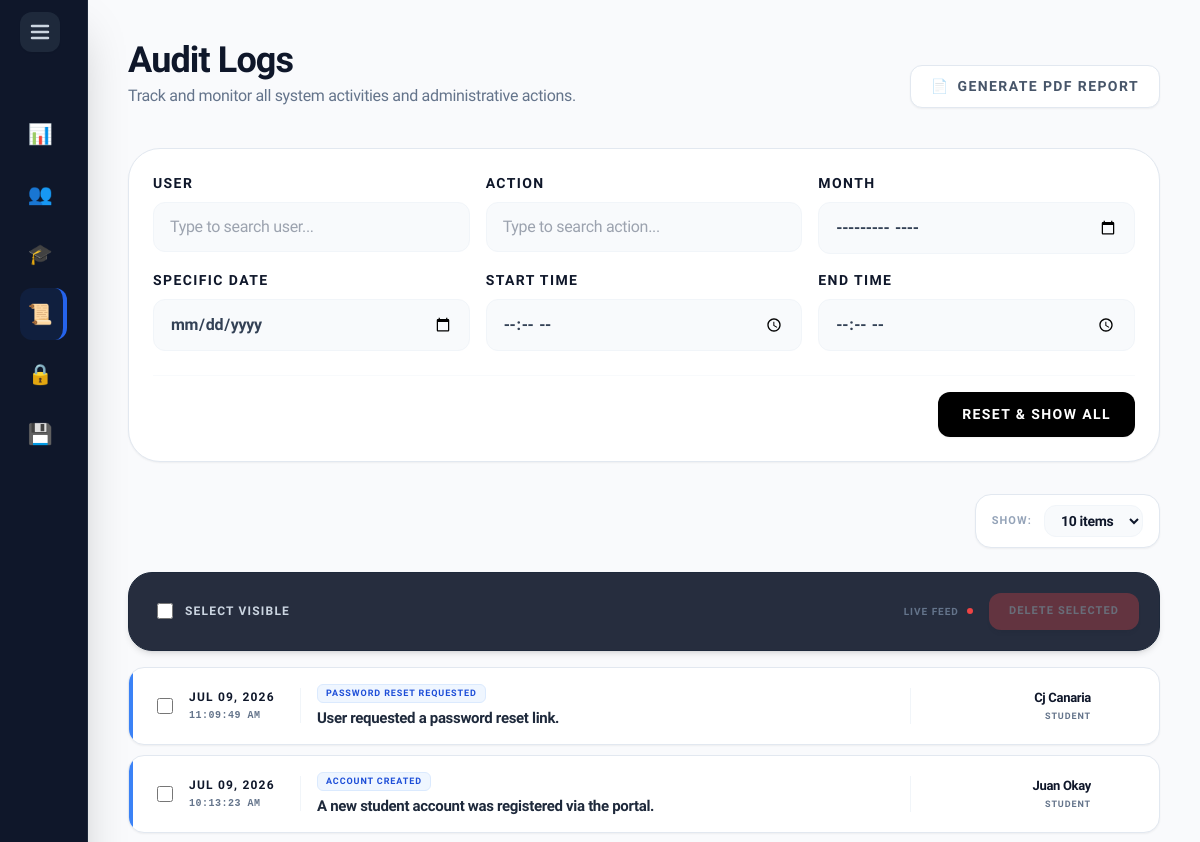
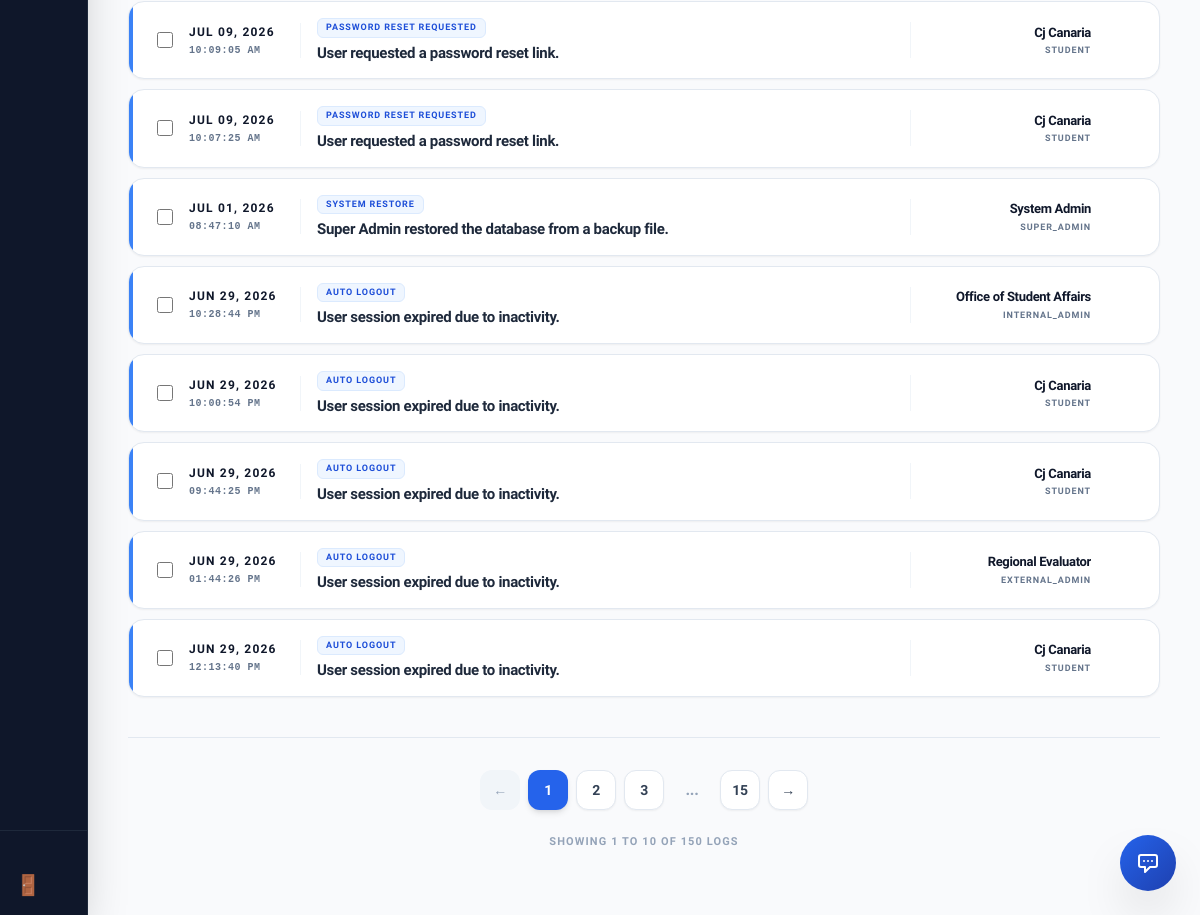
Before: /super_admin/logs.php (signed in) with the older database file (2 pictures, top to bottom).
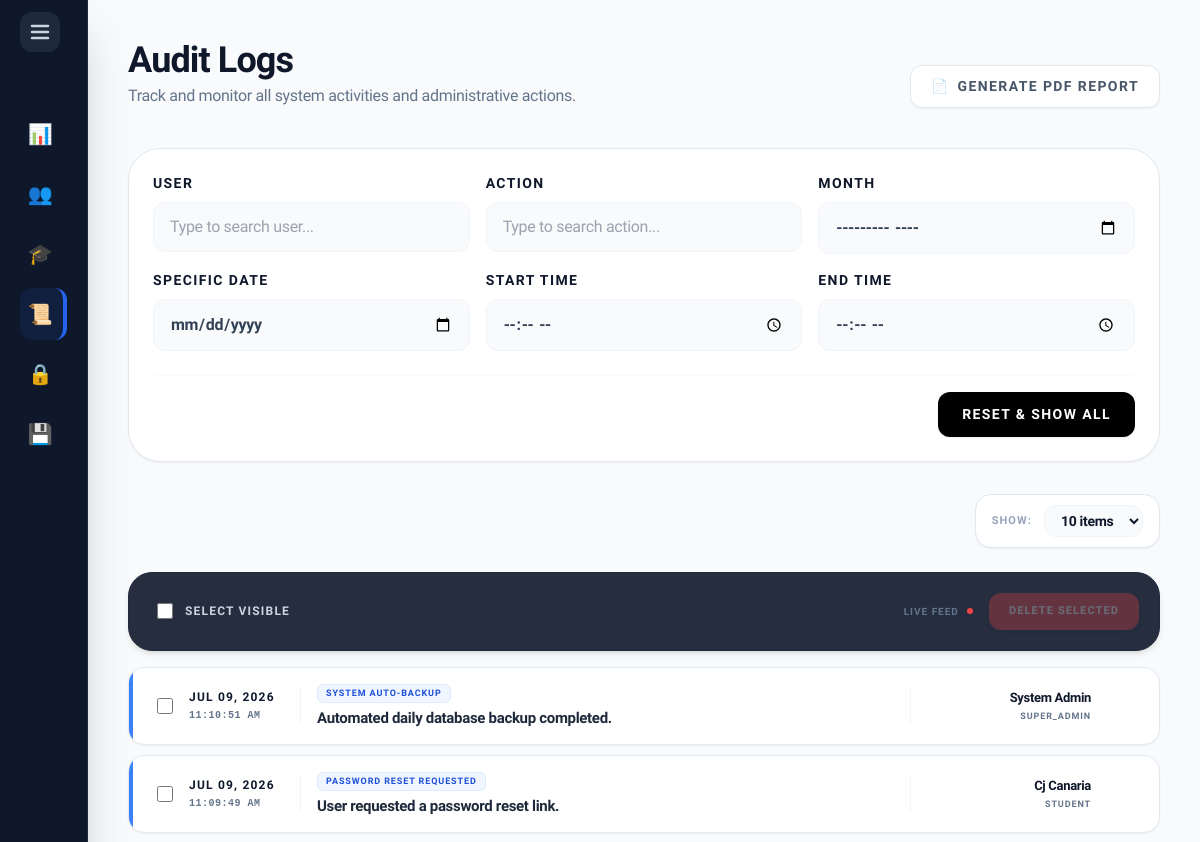
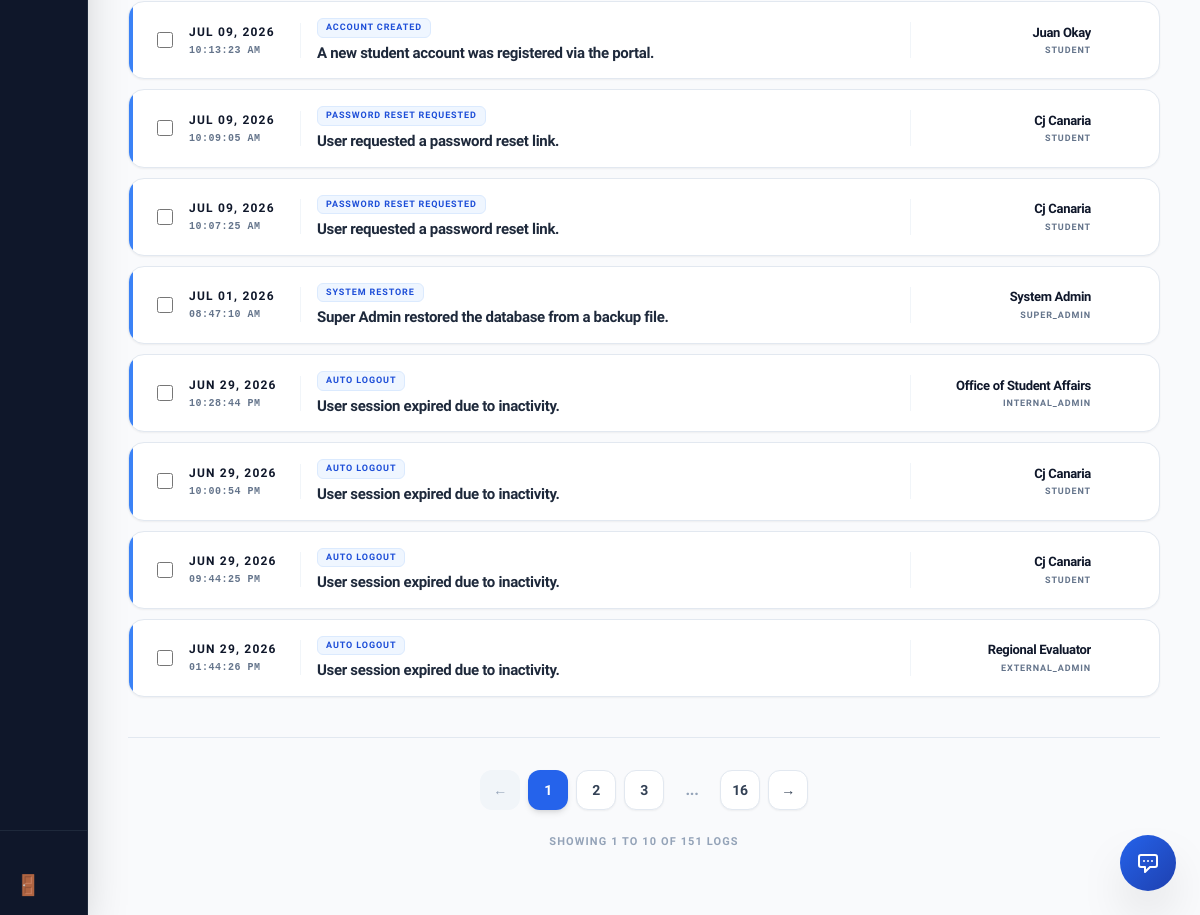
After: the same page with the newer database file (2 pictures, top to bottom).
### tables this page shows
CREATE TABLE `audit_log` (
  `AuditID` int(11) NOT NULL AUTO_INCREMENT,
  `UserID` int(11) DEFAULT NULL,
  `ActionPerformed` varchar(255) DEFAULT NULL,
  `ActionDate` timestamp NOT NULL DEFAULT current_timestamp(),
  `Description` text DEFAULT NULL,
  `IPAddress` varchar(45) DEFAULT NULL,
  PRIMARY KEY (`AuditID`)
);

CREATE TABLE `users` (
  `UserID` int(11) NOT NULL AUTO_INCREMENT,
  `Username` varchar(50) NOT NULL,
  `Email` varchar(100) NOT NULL,
  `PasswordHash` varchar(255) NOT NULL,
  `FirstName` varchar(100) NOT NULL,
  `LastName` varchar(100) NOT NULL,
  `Role` enum('Student','Internal_Admin','External_Admin','Super_Admin') DEFAULT 'Student',
  `AccountStatus` varchar(20) DEFAULT 'Active',
  `StudentID_Num` varchar(50) DEFAULT NULL,
  `YearLevel` varchar(50) DEFAULT NULL,
  `GPA` decimal(4,2) DEFAULT NULL,
  `Major` varchar(100) DEFAULT NULL,
  `ProgramID` int(11) DEFAULT NULL,
  `Department` varchar(100) DEFAULT NULL,
  `Organization` varchar(100) DEFAULT NULL,
  `ContactNumber` varchar(20) DEFAULT NULL,
  `DateOfBirth` date DEFAULT NULL,
  `ProfilePicture` varchar(255) DEFAULT NULL,
  `ResetToken` varchar(255) DEFAULT NULL,
  `ResetTokenExpire` datetime DEFAULT NULL,
  `Gender` varchar(20) NOT NULL DEFAULT 'Not Specified',
  PRIMARY KEY (`UserID`),
  UNIQUE KEY `Username` (`Username`),
  UNIQUE KEY `Email` (`Email`)
);

### includes/sidebar_logic.php (called while the page is built)
<?php
if (!function_exists('getSidebarClass')) {
    function getSidebarClass($pageName) {
        $currentPage = basename($_SERVER['PHP_SELF']);
        if ($currentPage === $pageName) {
            return 'bg-blue-600/10 text-blue-500 border-r-4 border-blue-600';
        }
        return 'text-slate-400 hover:bg-slate-800 hover:text-white';
    }
}
?>

### super_admin/logs.php (the view, shortened to what the changed rows need)
<?php
include '../includes/db_connect.php';
include '../includes/header.php';
include '../includes/super_sidebar.php';
$query = "
    SELECT l.*, u.FirstName, u.LastName, u.Role
    FROM audit_log l
    LEFT JOIN users u ON l.UserID = u.UserID
    ORDER BY l.ActionDate DESC LIMIT 500
";
try {
    $stmt = $pdo->prepare($query);
    $stmt->execute();
    $logs = $stmt->fetchAll();
} catch (PDOException $e) {
    die("Database Error: " . $e->getMessage());
}
?>
<main class="flex-1 p-5 lg:p-10 lg:ml-72 bg-slate-50/50 min-h-screen transition-all duration-300">
    <header class="flex flex-col sm:flex-row sm:justify-between sm:items-end gap-4 mb-10">
        <div>
            <h2 class="text-3xl lg:text-4xl font-black text-slate-900 tracking-tight">Audit Logs</h2>
        </div>
    </header>
    <form action="../actions/process_crud.php" method="POST" id="batchDeleteForm" onsubmit="return confirm('Are you sure you want to delete the selected logs? This cannot be undone.');">
        <div id="logsGrid" class="flex flex-col gap-2.5">
            <?php foreach($logs as $log):
                $user_fullname = $log['FirstName'] ? $log['FirstName'] . ' ' . $log['LastName'] : 'System / Unknown';
            ?>
            <div class="log-card bg-white rounded-2xl border border-slate-200 shadow-sm hover:shadow-md hover:border-blue-300 transition-all flex flex-col lg:flex-row items-start lg:items-center justify-between p-4 relative overflow-hidden group"
                 data-user-name="<?= strtolower(htmlspecialchars($user_fullname)) ?>"
                 data-action="<?= strtolower(htmlspecialchars($log['ActionPerformed'])) ?>"
                 data-month="<?= date('Y-m', strtotime($log['ActionDate'])) ?>"
                 data-date="<?= date('Y-m-d', strtotime($log['ActionDate'])) ?>"
                 data-time="<?= date('H:i', strtotime($log['ActionDate'])) ?>">
                <div class="absolute top-0 left-0 w-1 h-full bg-blue-500"></div>
                <div class="flex gap-4 items-center flex-1 min-w-0 pl-3 w-full lg:w-auto">
                    <input type="checkbox" name="log_ids[]" value="<?= $log['AuditID'] ?>" class="log-checkbox w-4 h-4 rounded border-slate-300 text-blue-600 focus:ring-blue-500 cursor-pointer shrink-0">
                    <div class="shrink-0 w-24 lg:w-28 border-r border-slate-100 pr-3 lg:pr-4 hidden sm:block">
                        <p class="text-[11px] lg:text-[12px] font-black text-slate-900 uppercase tracking-widest"><?= date('M d, Y', strtotime($log['ActionDate'])) ?></p>
                        <p class="text-[10px] font-black text-slate-500 font-mono tracking-wider mt-0.5"><?= date('h:i:s A', strtotime($log['ActionDate'])) ?></p>
                    </div>
                    <div class="flex-1 min-w-0 pr-2">
                        <div class="flex items-center gap-2 mb-1.5 flex-wrap">
                            <span class="bg-blue-50 text-blue-700 px-2 py-0.5 rounded-md font-black text-[9px] uppercase tracking-widest border border-blue-100 shrink-0">
                                <?= htmlspecialchars($log['ActionPerformed']) ?>
                            </span>
                        </div>
                        <p class="text-sm lg:text-[15px] font-bold text-slate-800 leading-tight truncate" title="<?= htmlspecialchars($log['Description']) ?>">
                            <?= htmlspecialchars($log['Description']) ?>
                        </p>
                    </div>
                </div>
                <div class="flex items-center justify-between w-full lg:w-auto shrink-0 mt-3 lg:mt-0 border-t lg:border-t-0 lg:border-l border-slate-100 pt-3 lg:pt-0 lg:pl-5 pl-10 sm:pl-11">
                    <div class="text-left lg:text-right w-40 flex-1 lg:flex-none">
                        <p class="text-[13px] font-black text-slate-900 truncate">
                            <?= htmlspecialchars($user_fullname) ?>
                        </p>
                        <p class="text-[9px] font-black text-slate-500 uppercase tracking-widest mt-0.5">
                            <?= htmlspecialchars($log['Role'] ?? 'Automated') ?>
                        </p>
                    </div>
                </div>
            </div>
            <?php endforeach; ?>
        </div>
    </form>
</main>
<?php include '../includes/footer.php'; ?>

### includes/super_sidebar.php (shortened to what the changed rows need)
<?php include 'sidebar_logic.php'; ?>
<aside id="main-sidebar" class="fixed left-0 top-0 h-full w-72 bg-slate-900 text-white py-6 z-[999] flex flex-col border-r border-slate-800 shadow-2xl transition-all duration-300 overflow-hidden">
    <nav class="space-y-2 flex-1 px-3">
        <?php
        $nav_items = [
            ['dashboard.php', '📊', 'Dashboard'],
            ['users.php',     '👥', 'Users'],
            ['programs.php',  '🎓', 'Programs'],
            ['logs.php',      '📜', 'Logs'],
            ['security.php',  '🔒', 'Security'],
            ['database.php',  '💾', 'Database']
        ];
        foreach ($nav_items as $item):
            $active = getSidebarClass($item[0]);
        ?>
            <a href="<?= $item[0] ?>" class="nav-link flex items-center gap-3 px-2 py-3 rounded-xl font-bold text-md <?= $active ?> whitespace-nowrap group">
                <span class="w-10 flex justify-center text-xl shrink-0 group-hover:scale-110 transition-transform"><?= $item[1] ?></span>
            </a>
        <?php endforeach; ?>
    </nav>
</aside>

Changed rows visible on the page:
no longer on this page (row unchanged): audit_log: ActionDate "JUN 29, 2026", ActionDate "12:13:40 PM", ActionPerformed "AUTO LOGOUT", Description "User session expired due to inactivity.", UserID.LastName "Cj Canaria", UserID.Role "STUDENT"
added audit_log: ActionDate "JUL 09, 2026", ActionDate "11:10:51 AM", ActionPerformed "SYSTEM AUTO-BACKUP", Description "Automated daily database backup completed.", UserID.LastName "System Admin", UserID.Role "SUPER_ADMIN"
